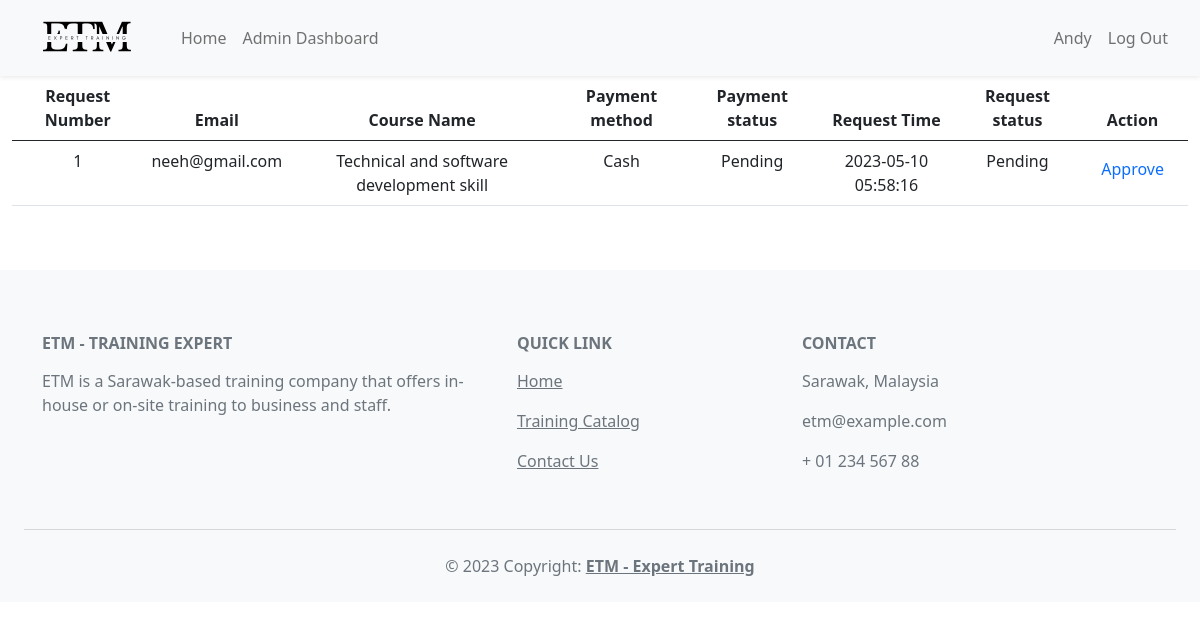
Page /ManageTrainingRequest.php (signed in) on the committed database.
### tables this page shows
CREATE TABLE `tbltrainingrequest` (
  `RequestId` int(11) NOT NULL,
  `email` varchar(40) DEFAULT NULL,
  `CourseName` varchar(40) DEFAULT NULL,
  `PaymentMethod` varchar(20) DEFAULT NULL,
  `CreditCardNum` varchar(20) DEFAULT NULL,
  `PaymentStatus` varchar(20) DEFAULT NULL,
  `RequestTime` datetime DEFAULT NULL,
  `RequestStatus` varchar(20) DEFAULT NULL,
  `Venue` varchar(20) NOT NULL,
  `Date` date DEFAULT NULL,
  `Pax` int(11) NOT NULL,
  `CVV` int(11) DEFAULT NULL,
  `Images` varchar(255) DEFAULT NULL
);

### ManageTrainingRequest.php (the view, shortened to what this page needs)
<!DOCTYPE html>
<html lang="en">
<head>
    <link href="https://cdn.jsdelivr.net/npm/bootstrap@5.0.2/dist/css/bootstrap.min.css" rel="stylesheet">
</head>
<body>
<?php
include("include/navbar.php");
$servername = "localhost";
$username = "root";
$password = "";
$dbname = "database";
$conn = mysqli_connect($servername, $username, $password, $dbname, 3307);
if($_GET['Id'] == "GetRequest"){
    $UpdateRequest = "UPDATE tbltrainingrequest SET
        PaymentStatus = 'Approved',
        RequestStatus = 'Confirmed'
		WHERE RequestId  = '".$_GET['RequestId']."' ";
		$UpdateResult = mysqli_query($conn,$UpdateRequest);
		if($UpdateResult)
		{
			echo "<script>alert('Save changes');</script>";
			echo "<script>location='admin_dashboard.php';</script>";
		}
        else{
            echo "<script>alert('something wrong');</script>";
			echo "<script>location='admin_dashboard.php';</script>";
        }
}
else{
?>
<div class="container-fluid pt-7 pb-7">
        <div class="row mx-7">
            <div class="col-sm-12">
                <table class="table w-100 table-hover text-center">
                    <thead>
                        <tr>
                            <th>Request Number</th>
                            <th>Email</th>
                            <th>Course Name</th>
                            <th>Payment method</th>
                            <th>Payment status</th>
                            <th>Request Time</th>
                            <th>Request status</th>
                            <th>Action</th>
                        </tr>
                    </thead>
                    <tbody>
                    <?php
            $count = 1;
            $SelectRequest = "SELECT * FROM tbltrainingrequest WHERE RequestStatus = 'Pending'";
            $SelectRequestResult = mysqli_query($conn, $SelectRequest);
            while ($row = mysqli_fetch_assoc($SelectRequestResult)) { ?>
            <tr>
            <td><?php echo $count ?></td>
            <td><?php echo $row["email"];?></td>
            <td><?php echo $row["CourseName"];?></td>
            <td><?php echo $row["PaymentMethod"];?></td>
            <td><?php echo $row["PaymentStatus"];?></td>
            <td><?php echo $row["RequestTime"];?></td>
            <td><?php echo $row["RequestStatus"];?></td>
        <?php
        echo "<td><a href=\"ManageTrainingRequest.php?Id=GetRequest&RequestId=".$row['RequestId']."\" class='nav-link'>Approve</a></td>"
        ?>
    </tr>
    <?php $count++;
} ?>
                    </tbody>
                </table>
            </div>
        </div>
    </div>
<?php
}
    include("include/footer.php");
    ?>
</body>
</html>

### rows in the picture
tbltrainingrequest: email "neeh@gmail.com", CourseName "Technical and software development skill", PaymentMethod "Cash", PaymentStatus "Pending", RequestTime "2023-05-10 05:58:16", RequestStatus "Pending"

### other values in the picture
$username "Andy"
